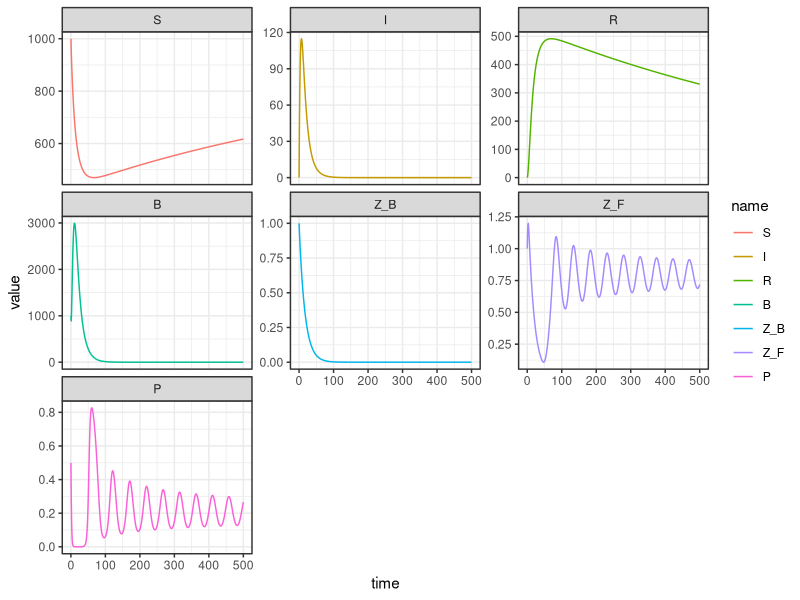

This chart was generated by the following R code:
#' Maity 2025

library(tidyverse)
library(deSolve)

clean_ode <- function (out) {
    as_tibble(out) %>%
        pivot_longer(-time) %>%
        mutate(time = as.numeric(time), value = as.numeric(value))
}

tb <- tibble(
    name = c("S", "I", "R", "B", "Z_B", "Z_F", "P"),
    type = c(rep("human", 3), rep("microbe", 4))
)


# Define the model
plankton_model <- function(time, state, parameters) {
    # Unpack state variables
    S <- state[["S"]]
    I <- state[["I"]]
    R <- state[["R"]]
    B <- state[["B"]]
    Z_B <- state[["Z_B"]]
    Z_F <- state[["Z_F"]]
    P <- state[["P"]]

    # Calculate derivatives
    with(as.list(parameters), {

        dS <- LAMBDA * N0 - beta * S * B / (h_b + B) - beta_z * S * Z_B / (h_z + Z_B) - mu * S + omega * R
        dI <- beta * S * B / (h_b + B) + beta_z * S * Z_B / (h_z + Z_B) - (gamma + mu + delta) * I
        dR <- gamma * I - (mu + omega) * R
        dB <- xi * I - d_b * B - c * sigma * B * Z_F / (h_m + B)
        dZ_B <- sigma * B * Z_F / (h_m + B) - d_z * Z_B
        dZ_F <- eta * alpha * P * (Z_F + Z_B) / (h_p + P) - d_z * Z_F - sigma * B * Z_F / (h_m + B)
        dP <- r_p * P * (1 - P/K) - alpha * P * (Z_F + Z_B) / (h_p + P)

        return(list(c(dS, dI, dR, dB, dZ_B, dZ_F, dP)))
    })
}

# Set parameters ----
parameters <- c(
    N0 = 0,              # Initial human population
    LAMBDA = 6.85e-5,    # Constant recruitment rate of human population. person/day
    beta = 0.214,        # Transmission rate via bacteria. 1/day
    beta_z = 1,          # Transmission rate via zooplankton. 1/day
    h_b = 1e9,           # Half saturation constant of bacterial transmission. cells/L
    h_z = 20,            # Half saturation constant of transmission via zooplankton. mg/L
    mu = 3.8e-5,         # Natural death rate of human. 1/day
    omega = 9.2e-4,      # Rate of immunity loss of recovered individuals. 1/day
    #omega = 0,
    delta = 0.013,       # Disease induced mortality of human. 1/day
    d_b = 0.33,          # Removal rate of the bacteria. 1/day
    d_z = 0.06,          # Death rate of zooplankton. 1/day
    gamma = 0.2,         # Recovery rate of infected human. 1/day
    xi = 10,             # Bacteria shedding rate of infected humans. cells/day/L per person
    sigma = 0.005,       # Rate of bacteria-zooplankton association. 1/day
    c = 5e7,             # Colonization coefficient of bacteria. cells/mg
    h_m = 1e7,           # Half saturation constant for bacteria-zooplankton association. cells/L
    eta = 0.6,           # Conversion coefficient
    alpha = 0.4,         # Predation rate. 1/day
    h_p = 0.6,           # Half saturation constant of phytoplankton growth. mg/L
    r_p = 0.5,           # Growth rate of phytoplankton. 1/day
    K = 1                # Carrying capacity of phytoplankton. mg/L
    # m = 0.3,            # Bacterial growth rate. Day^-1
    # Kv = 2.5e6,         # Bacterial carrying capacity. Cells per litter
    # beta = 100,         # Phage burst size. Virions per cell
    # gamma = 1.4e-9,     # Phage adsorption rate. Liters per virion per day
    # omega = 0.525,      # Phage decay rate. Virions per day
    # k = 4e7,            # Bacterial 50% infectious dose. Cells per day
    # l = 2.1e7,          # Phage 50% infectious dose. Virions per day
    # pi = 0.1,           # Severe disease rate. Day^-1
    # mun = 0.1,          # Phage-negative recovery rate. Day^-1
    # mup = 0.1,          # Phage-postive recovery rate. Day^-1
    # c = 10,             # Mean bacterial shed rate. Cells per liter per day
    # alpha = 1,          # Mean phage shed rate. Virions per cell
    # a = 7,              # Threshold parameter
    # delta = 1e-4        # Death/immigration rate. Day^-1
)
# Default parameter such that phi = Kv * beta * gamma / omega = 2/3

# Initial state ----
initial_state <- c(
    S = 1e3,      # Susceptible
    I = 0,        # Infected
    R = 0,        # Recovered
    B = 1e3,        # Free living bacteria,
    Z_B = 1,      # Bacteria-associated zooplankton
    Z_F = 1,      # Uncolonized zooplankton
    P = .5        # Phytoplankton
    # N = 1e6,        # Total human population
    # In = 0,         # Phage-negative infecteds
    # Ip = 0,         # Phage-positive infecteds
    # R = 0,          # Recovereds/deceased
    # V = 5*2.5*1e6,  # Vibrio density
    # P = 1e8         # Phage density
)

time <- seq(0, 500, by = 1)

# ----

ode(y = initial_state, times = time, func = plankton_model, parms = parameters) %>%
    clean_ode() %>%
    left_join(tb) %>%
    mutate(name = factor(name, c("S", "I", "R", "B", "Z_B", "Z_F", "P"))) %>%
    ggplot() +
    geom_line(aes(x = time, y = value, color = name)) +
    facet_wrap(~name, scales = "free_y") +
    coord_cartesian(clip = "off") +
    theme_bw() +
    theme() +
    guides() +
    labs()
